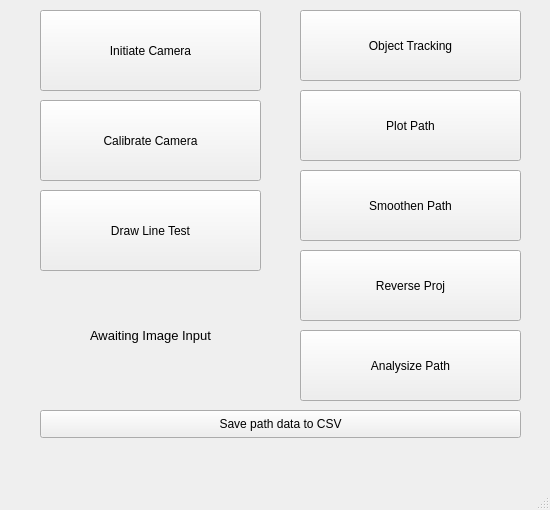
<?xml version="1.0" encoding="UTF-8"?>
<ui version="4.0">
 <class>MainWindow</class>
 <widget class="QMainWindow" name="MainWindow">
  <property name="geometry">
   <rect>
    <x>0</x>
    <y>0</y>
    <width>550</width>
    <height>510</height>
   </rect>
  </property>
  <property name="windowTitle">
   <string>Object tracker AIO</string>
  </property>
  <widget class="QWidget" name="centralwidget">
   <widget class="QLabel" name="statusText">
    <property name="geometry">
     <rect>
      <x>40</x>
      <y>290</y>
      <width>221</width>
      <height>91</height>
     </rect>
    </property>
    <property name="font">
     <font>
      <pointsize>10</pointsize>
      <weight>50</weight>
      <bold>false</bold>
     </font>
    </property>
    <property name="autoFillBackground">
     <bool>false</bool>
    </property>
    <property name="text">
     <string>Awaiting Image Input</string>
    </property>
    <property name="scaledContents">
     <bool>false</bool>
    </property>
    <property name="alignment">
     <set>Qt::AlignCenter</set>
    </property>
    <property name="wordWrap">
     <bool>true</bool>
    </property>
   </widget>
   <widget class="QPushButton" name="pushButton_IC">
    <property name="geometry">
     <rect>
      <x>40</x>
      <y>10</y>
      <width>221</width>
      <height>81</height>
     </rect>
    </property>
    <property name="text">
     <string>Initiate Camera</string>
    </property>
   </widget>
   <widget class="QPushButton" name="pushButton_CC">
    <property name="geometry">
     <rect>
      <x>40</x>
      <y>100</y>
      <width>221</width>
      <height>81</height>
     </rect>
    </property>
    <property name="text">
     <string>Calibrate Camera</string>
    </property>
   </widget>
   <widget class="QPushButton" name="pushButton_DLT">
    <property name="geometry">
     <rect>
      <x>40</x>
      <y>190</y>
      <width>221</width>
      <height>81</height>
     </rect>
    </property>
    <property name="text">
     <string>Draw Line Test</string>
    </property>
   </widget>
   <widget class="QPushButton" name="pushButton_OT">
    <property name="geometry">
     <rect>
      <x>300</x>
      <y>10</y>
      <width>221</width>
      <height>71</height>
     </rect>
    </property>
    <property name="text">
     <string>Object Tracking</string>
    </property>
   </widget>
   <widget class="QPushButton" name="pushButton_PP">
    <property name="geometry">
     <rect>
      <x>300</x>
      <y>90</y>
      <width>221</width>
      <height>71</height>
     </rect>
    </property>
    <property name="text">
     <string>Plot Path</string>
    </property>
   </widget>
   <widget class="QPushButton" name="pushButton_RP">
    <property name="geometry">
     <rect>
      <x>300</x>
      <y>250</y>
      <width>221</width>
      <height>71</height>
     </rect>
    </property>
    <property name="text">
     <string>Reverse Proj</string>
    </property>
   </widget>
   <widget class="QPushButton" name="pushButton_AP">
    <property name="geometry">
     <rect>
      <x>300</x>
      <y>330</y>
      <width>221</width>
      <height>71</height>
     </rect>
    </property>
    <property name="text">
     <string>Analysize Path</string>
    </property>
   </widget>
   <widget class="QPushButton" name="pushButton_SFCSV">
    <property name="geometry">
     <rect>
      <x>40</x>
      <y>410</y>
      <width>481</width>
      <height>28</height>
     </rect>
    </property>
    <property name="text">
     <string>Save path data to CSV</string>
    </property>
   </widget>
   <widget class="QLabel" name="savedRes">
    <property name="geometry">
     <rect>
      <x>40</x>
      <y>450</y>
      <width>481</width>
      <height>41</height>
     </rect>
    </property>
    <property name="text">
     <string/>
    </property>
    <property name="alignment">
     <set>Qt::AlignHCenter|Qt::AlignTop</set>
    </property>
    <property name="wordWrap">
     <bool>true</bool>
    </property>
   </widget>
   <widget class="QPushButton" name="pushButton_SP">
    <property name="geometry">
     <rect>
      <x>300</x>
      <y>170</y>
      <width>221</width>
      <height>71</height>
     </rect>
    </property>
    <property name="text">
     <string>Smoothen Path</string>
    </property>
   </widget>
  </widget>
  <widget class="QStatusBar" name="statusbar"/>
  <action name="actionClose">
   <property name="text">
    <string>Close</string>
   </property>
  </action>
 </widget>
 <resources/>
 <connections/>
</ui>
